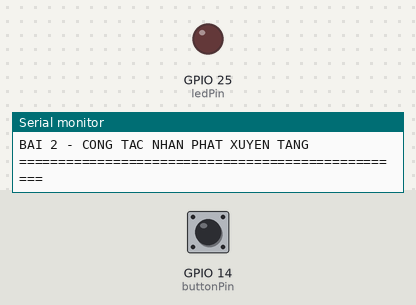
The program below on a simulated ESP32. On the bench: output pins drawn as LEDs (lit = HIGH), the last lines printed to the serial monitor. The test bench sets the inputs (shaded band); at power-on: GPIO 14 (buttonPin) HIGH.

Above: at 1.2 s.
1.3 s: GPIO 14 (buttonPin) pulled LOW for 0.15 s
At 1.38 s:
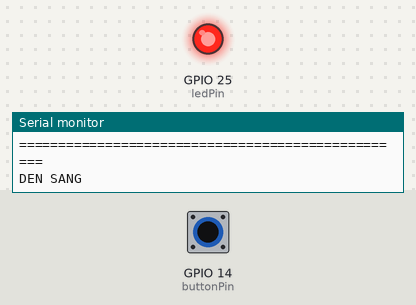
2.9 s: GPIO 14 (buttonPin) pulled LOW for 3.2 s
At 6.4 s:
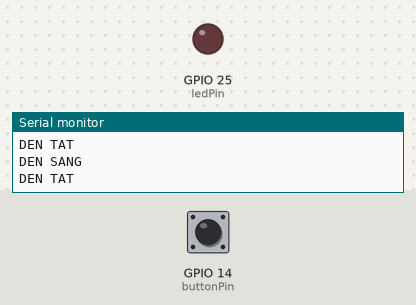
Timing chart, 0 to 7.9 s (numbered marks = the images above; inputs shaded):
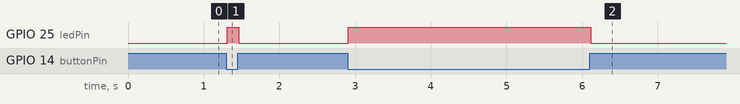

Measured:
- after the input at 1.3 s, GPIO 25 (ledPin): LOW → HIGH at once, → LOW 0.15 s later
- after the input at 2.9 s, GPIO 25 (ledPin): LOW → HIGH at once, → LOW 3.2 s later

The program:

main.cpp
```cpp
#include <Arduino.h>

const int buttonPin = 14;
const int ledPin = 25;

int trangThaiCu = HIGH;

void setup() {
  pinMode(buttonPin, INPUT_PULLUP);
  pinMode(ledPin, OUTPUT);

  Serial.begin(115200);

  Serial.println("==================================================");
  Serial.println("NGUYEN THI PHUONG NHUNG - 2033240244");
  Serial.println("BAI 2 - CONG TAC NHAN PHAT XUYEN TANG");
  Serial.println("==================================================");
}

void loop() {
  int trangThaiHienTai = digitalRead(buttonPin);

  // Vừa nhấn nút
  if (trangThaiCu == HIGH && trangThaiHienTai == LOW) {
    digitalWrite(ledPin, HIGH);
    Serial.println("DEN SANG");
  }

  // Vừa nhả nút
  if (trangThaiCu == LOW && trangThaiHienTai == HIGH) {
    digitalWrite(ledPin, LOW);
    Serial.println("DEN TAT");
  }

  // Lưu trạng thái hiện tại
  trangThaiCu = trangThaiHienTai;

  delay(50);
}
```
